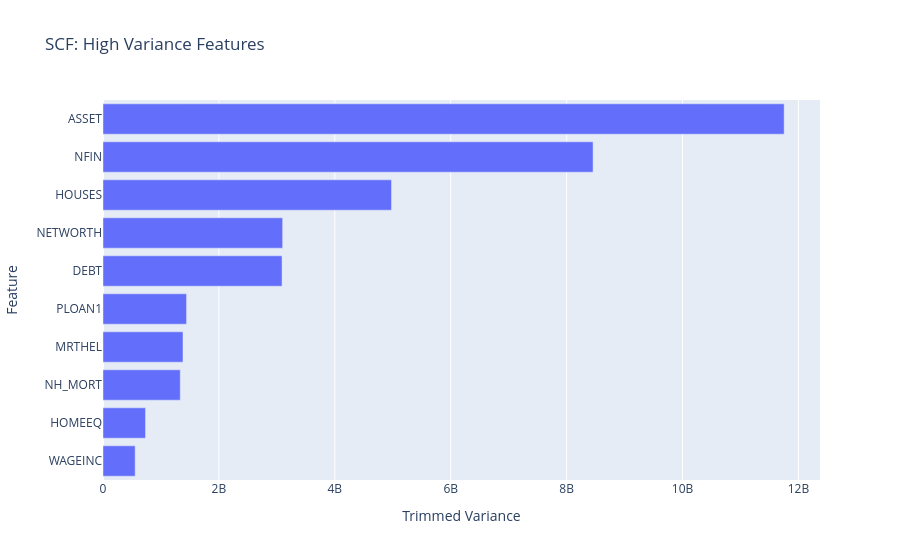

Notebook cell for this chart:
### Markdown cell above
Plot the trimmed-variance top 10 as a horizontal bar chart so you can compare it
directly against the raw-variance chart.

**Code 6.3.4.5**:

### Code cell
# Create horizontal bar chart of trimmed variance
fig = px.bar(
    x=top_ten_trim_var,
    y=top_ten_trim_var.index,
    orientation="h",
    title="SCF: High Variance Features"
)
fig.update_layout(xaxis_title="Trimmed Variance", yaxis_title="Feature")
fig.show()

### Figure 1 — Plotly figure (JSON) as saved in the notebook; plotly's stock layout.template omitted (floating-point values rounded to 4 significant figures)
{"data": [{"hovertemplate": "x=%{x}<br>y=%{y}<extra></extra>", "legendgroup": "", "marker": {"color": "#636efa", "pattern": {"shape": ""}}, "name": "", "orientation": "h", "showlegend": false, "textposition": "auto", "type": "bar", "x": [555100000.0, 733800000.0, 1333000000.0, 1380000000.0, 1442000000.0, 3090000000.0, 3100000000.0, 4979000000.0, 8456000000.0, 11750000000.0], "xaxis": "x", "y": ["WAGEINC", "HOMEEQ", "NH_MORT", "MRTHEL", "PLOAN1", "DEBT", "NETWORTH", "HOUSES", "NFIN", "ASSET"], "yaxis": "y"}], "layout": {"barmode": "relative", "legend": {"tracegroupgap": 0}, "title": {"text": "SCF: High Variance Features"}, "xaxis": {"anchor": "y", "domain": [0, 1], "title": {"text": "Trimmed Variance"}}, "yaxis": {"anchor": "x", "domain": [0, 1], "title": {"text": "Feature"}}}}
